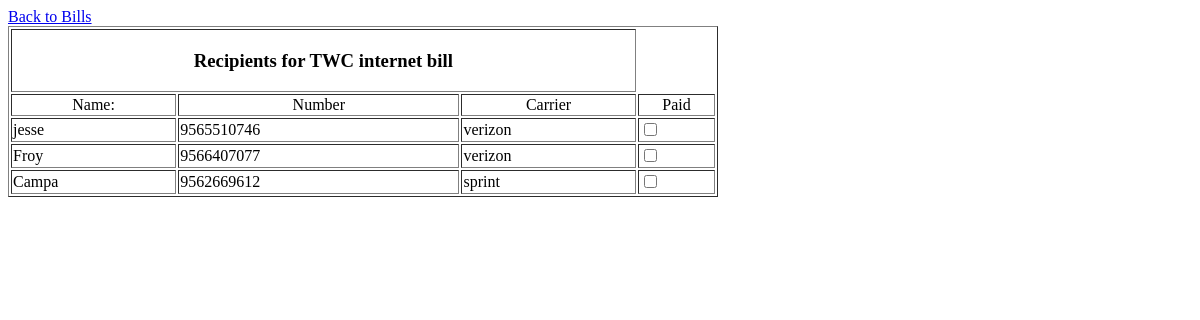
Page /addRecipient.php?bill=TWC internet (signed in) on the committed database.
### tables this page shows
CREATE TABLE `messages` (
  `name` varchar(50) NOT NULL,
  `phone_number` varchar(11) NOT NULL,
  `carrier` varchar(50) NOT NULL,
  `table_name` varchar(10) NOT NULL,
  `bill` varchar(50) NOT NULL,
  `paid` tinyint(1) NOT NULL DEFAULT '0'
);

### addRecipient.php (the view, shortened to what this page needs)
<?php
$table = $_SESSION['db_num'];
$bill = $_GET["bill"];
$query="SELECT * FROM messages WHERE table_name = '$table' AND bill = '$bill'";
$result=mysql_query($query);
$num=mysql_num_rows($result);
?>
<!DOCTYPE html>
<head>
<link rel="stylesheet" type="text/css" href="style.css" media="all"/>
</head>
  <body>
  <a href = "bills.php" />Back to Bills</a>
<br />
<table width="60%" border="1">
  <tr>
  <td colspan ="3" align ="center"><h3>Recipients for <?php echo $bill ?> bill</h3></td>
  </tr>
  <tr>
    <td align="center">Name:</td>
    <td align="center">Number</td>
    <td align="center">Carrier</td>
    <td align="center">Paid</td>
  </tr>
  <form action='addRecipient.php?bill=<?php echo $_SESSION['bill']; ?>' method='POST'>
<?php
while ($i < $num) {
$DBname=mysql_result($result,$i,"name");
$DBphone_number=mysql_result($result,$i,"phone_number");
$DBcarrier=mysql_result($result,$i,"carrier");
$isChecked = false;
?>
     <tr><td><?php echo $DBname ?></td><td><?php echo $DBphone_number ?></td><td><?php echo $DBcarrier?></td><td>
      <input name="$DBname" type="checkbox" id="construction" onChange="this.form.submit()" <?php if($isChecked) echo "checked='checked'"; ?> />
<?php
$i++;
}
?>
</form>
</table>
 </body>
</html>

### rows in the picture
messages: name "jesse", phone_number "9565510746", carrier "verizon"
messages: name "Froy", phone_number "9566407077", carrier "verizon"
messages: name "Campa", phone_number "9562669612", carrier "sprint"

### other values in the picture
$bill "TWC internet"
